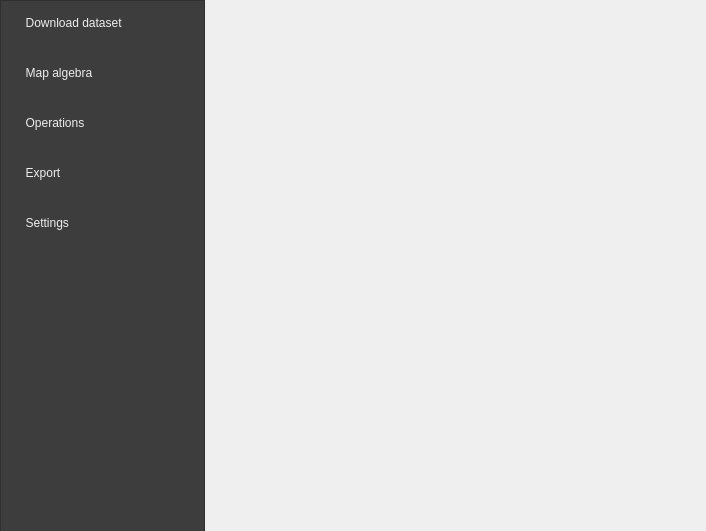
<?xml version="1.0" encoding="UTF-8"?>
<ui version="4.0">
 <class>GEEManagerDialogBase</class>
 <widget class="QDialog" name="GEEManagerDialogBase">
  <property name="geometry">
   <rect>
    <x>0</x>
    <y>0</y>
    <width>706</width>
    <height>531</height>
   </rect>
  </property>
  <property name="windowTitle">
   <string>GEE Manager</string>
  </property>
  <widget class="QWidget" name="horizontalLayoutWidget">
   <property name="geometry">
    <rect>
     <x>-10</x>
     <y>0</y>
     <width>721</width>
     <height>611</height>
    </rect>
   </property>
   <layout class="QHBoxLayout" name="baseLayout">
    <property name="leftMargin">
     <number>10</number>
    </property>
    <property name="topMargin">
     <number>0</number>
    </property>
    <item>
     <widget class="QListWidget" name="menu">
      <property name="minimumSize">
       <size>
        <width>0</width>
        <height>0</height>
       </size>
      </property>
      <property name="palette">
       <palette>
        <active>
         <colorrole role="WindowText">
          <brush brushstyle="SolidPattern">
           <color alpha="255">
            <red>238</red>
            <green>238</green>
            <blue>238</blue>
           </color>
          </brush>
         </colorrole>
         <colorrole role="Button">
          <brush brushstyle="SolidPattern">
           <color alpha="255">
            <red>61</red>
            <green>61</green>
            <blue>61</blue>
           </color>
          </brush>
         </colorrole>
         <colorrole role="Text">
          <brush brushstyle="SolidPattern">
           <color alpha="255">
            <red>238</red>
            <green>238</green>
            <blue>238</blue>
           </color>
          </brush>
         </colorrole>
         <colorrole role="ButtonText">
          <brush brushstyle="SolidPattern">
           <color alpha="255">
            <red>238</red>
            <green>238</green>
            <blue>238</blue>
           </color>
          </brush>
         </colorrole>
         <colorrole role="Base">
          <brush brushstyle="SolidPattern">
           <color alpha="255">
            <red>61</red>
            <green>61</green>
            <blue>61</blue>
           </color>
          </brush>
         </colorrole>
         <colorrole role="Window">
          <brush brushstyle="SolidPattern">
           <color alpha="255">
            <red>61</red>
            <green>61</green>
            <blue>61</blue>
           </color>
          </brush>
         </colorrole>
        </active>
        <inactive>
         <colorrole role="WindowText">
          <brush brushstyle="SolidPattern">
           <color alpha="255">
            <red>238</red>
            <green>238</green>
            <blue>238</blue>
           </color>
          </brush>
         </colorrole>
         <colorrole role="Button">
          <brush brushstyle="SolidPattern">
           <color alpha="255">
            <red>61</red>
            <green>61</green>
            <blue>61</blue>
           </color>
          </brush>
         </colorrole>
         <colorrole role="Text">
          <brush brushstyle="SolidPattern">
           <color alpha="255">
            <red>238</red>
            <green>238</green>
            <blue>238</blue>
           </color>
          </brush>
         </colorrole>
         <colorrole role="ButtonText">
          <brush brushstyle="SolidPattern">
           <color alpha="255">
            <red>238</red>
            <green>238</green>
            <blue>238</blue>
           </color>
          </brush>
         </colorrole>
         <colorrole role="Base">
          <brush brushstyle="SolidPattern">
           <color alpha="255">
            <red>61</red>
            <green>61</green>
            <blue>61</blue>
           </color>
          </brush>
         </colorrole>
         <colorrole role="Window">
          <brush brushstyle="SolidPattern">
           <color alpha="255">
            <red>61</red>
            <green>61</green>
            <blue>61</blue>
           </color>
          </brush>
         </colorrole>
        </inactive>
        <disabled>
         <colorrole role="WindowText">
          <brush brushstyle="SolidPattern">
           <color alpha="255">
            <red>238</red>
            <green>238</green>
            <blue>238</blue>
           </color>
          </brush>
         </colorrole>
         <colorrole role="Button">
          <brush brushstyle="SolidPattern">
           <color alpha="255">
            <red>61</red>
            <green>61</green>
            <blue>61</blue>
           </color>
          </brush>
         </colorrole>
         <colorrole role="Text">
          <brush brushstyle="SolidPattern">
           <color alpha="255">
            <red>238</red>
            <green>238</green>
            <blue>238</blue>
           </color>
          </brush>
         </colorrole>
         <colorrole role="ButtonText">
          <brush brushstyle="SolidPattern">
           <color alpha="255">
            <red>238</red>
            <green>238</green>
            <blue>238</blue>
           </color>
          </brush>
         </colorrole>
         <colorrole role="Base">
          <brush brushstyle="SolidPattern">
           <color alpha="255">
            <red>61</red>
            <green>61</green>
            <blue>61</blue>
           </color>
          </brush>
         </colorrole>
         <colorrole role="Window">
          <brush brushstyle="SolidPattern">
           <color alpha="255">
            <red>61</red>
            <green>61</green>
            <blue>61</blue>
           </color>
          </brush>
         </colorrole>
        </disabled>
       </palette>
      </property>
      <property name="styleSheet">
       <string notr="true">background-color: rgb(61, 61, 61);
font: 11pt &quot;T1_131&quot;;
color: rgb(238, 238, 238);
padding: 15px;</string>
      </property>
      <property name="sizeAdjustPolicy">
       <enum>QAbstractScrollArea::AdjustIgnored</enum>
      </property>
      <property name="editTriggers">
       <set>QAbstractItemView::DoubleClicked|QAbstractItemView::SelectedClicked</set>
      </property>
      <property name="alternatingRowColors">
       <bool>false</bool>
      </property>
      <property name="selectionBehavior">
       <enum>QAbstractItemView::SelectRows</enum>
      </property>
      <property name="iconSize">
       <size>
        <width>30</width>
        <height>30</height>
       </size>
      </property>
      <property name="flow">
       <enum>QListView::TopToBottom</enum>
      </property>
      <property name="isWrapping" stdset="0">
       <bool>false</bool>
      </property>
      <property name="layoutMode">
       <enum>QListView::SinglePass</enum>
      </property>
      <property name="spacing">
       <number>15</number>
      </property>
      <property name="gridSize">
       <size>
        <width>0</width>
        <height>50</height>
       </size>
      </property>
      <property name="viewMode">
       <enum>QListView::ListMode</enum>
      </property>
      <property name="uniformItemSizes">
       <bool>true</bool>
      </property>
      <property name="batchSize">
       <number>100</number>
      </property>
      <property name="currentRow">
       <number>-1</number>
      </property>
      <item>
       <property name="text">
        <string>  Download dataset</string>
       </property>
       <property name="toolTip">
        <string/>
       </property>
       <property name="statusTip">
        <string/>
       </property>
       <property name="whatsThis">
        <string/>
       </property>
       <property name="textAlignment">
        <set>AlignJustify|AlignVCenter</set>
       </property>
       <property name="icon">
        <iconset>
         <normaloff>:/plugins/geegui/icons/download.png</normaloff>:/plugins/geegui/icons/download.png</iconset>
       </property>
       <property name="flags">
        <set>ItemIsSelectable|ItemIsEnabled</set>
       </property>
      </item>
      <item>
       <property name="text">
        <string>  Map algebra</string>
       </property>
       <property name="textAlignment">
        <set>AlignLeading|AlignVCenter</set>
       </property>
       <property name="icon">
        <iconset>
         <normaloff>:/plugins/geegui/icons/ndvi.png</normaloff>:/plugins/geegui/icons/ndvi.png</iconset>
       </property>
      </item>
      <item>
       <property name="text">
        <string>  Operations</string>
       </property>
       <property name="icon">
        <iconset>
         <normaloff>:/plugins/geegui/icons/Transform.png</normaloff>:/plugins/geegui/icons/Transform.png</iconset>
       </property>
      </item>
      <item>
       <property name="text">
        <string>  Export</string>
       </property>
       <property name="icon">
        <iconset>
         <normaloff>:/plugins/geegui/icons/export.png</normaloff>:/plugins/geegui/icons/export.png</iconset>
       </property>
      </item>
      <item>
       <property name="text">
        <string>  Settings</string>
       </property>
       <property name="icon">
        <iconset>
         <normaloff>:/plugins/geegui/icons/settings2.png</normaloff>:/plugins/geegui/icons/settings2.png</iconset>
       </property>
      </item>
     </widget>
    </item>
    <item>
     <widget class="QWidget" name="base_window" native="true">
      <property name="minimumSize">
       <size>
        <width>500</width>
        <height>0</height>
       </size>
      </property>
     </widget>
    </item>
   </layout>
  </widget>
 </widget>
 <resources/>
 <connections/>
</ui>
